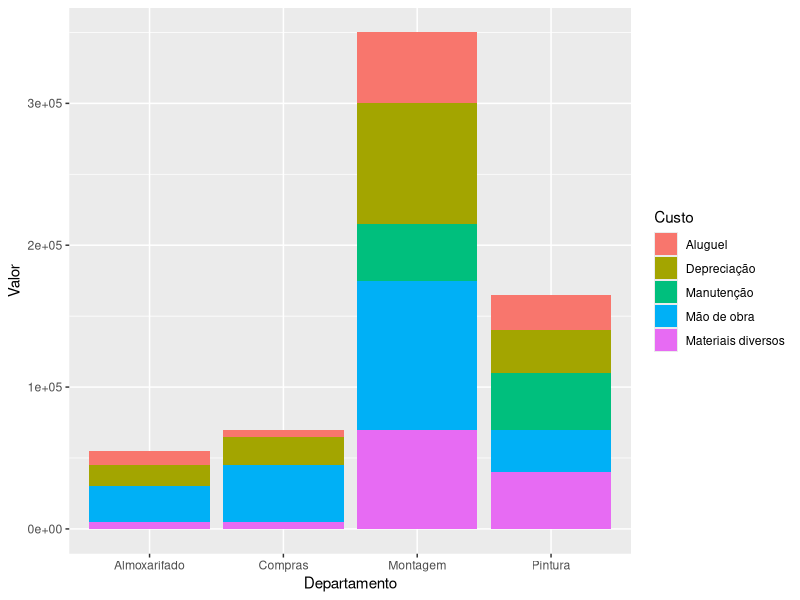
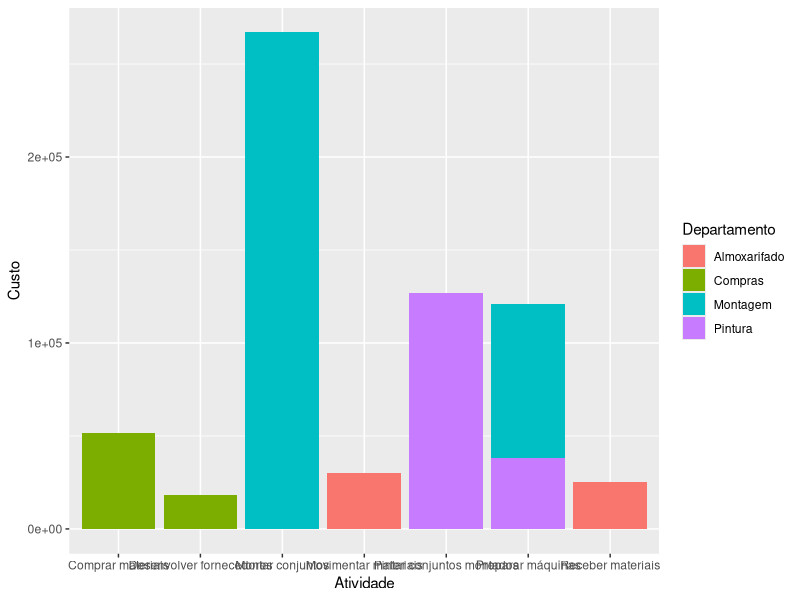
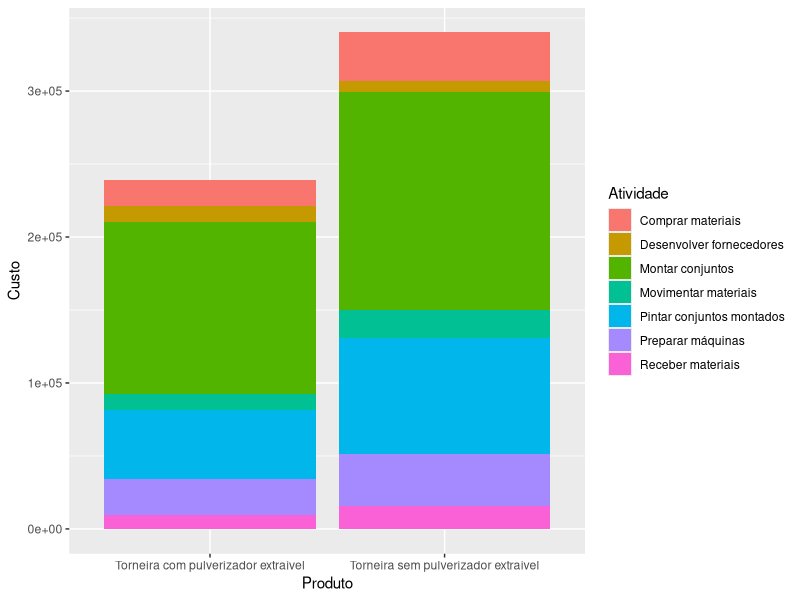
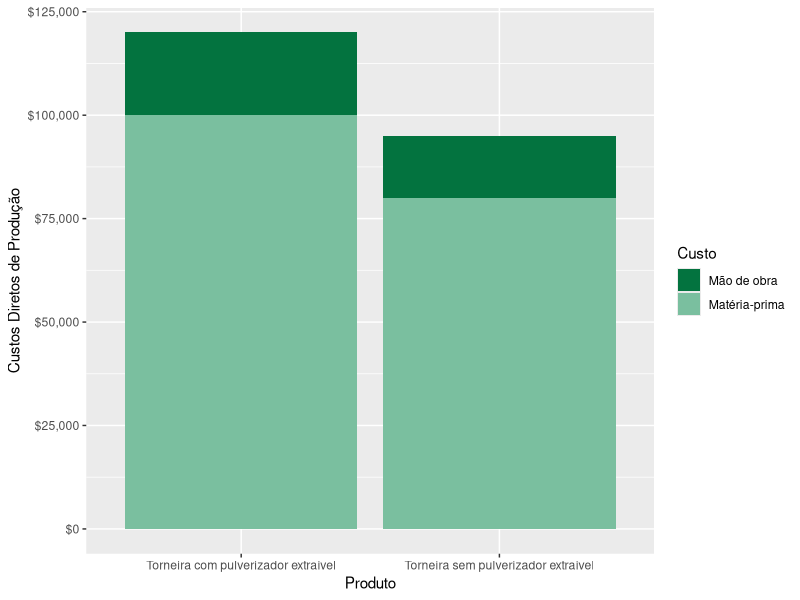

Reproduce these figures in R, in order.
if (!require("tidyverse")) install.packages("tidyverse")

# Carrega Bibliotecas
library(tidyr)
library(dplyr)
library(readr)
library(readxl)
library(stringr)
library(lubridate)
library(clipr)
library(ggplot2)
library(ggthemes)

cbPallete <- c("#03733F", "#7ABF9F", "#027333", "#B0D9C6", "#261616", "#F2F2F2")

scale_fill_manual(values=cbPallete)


custos_diretos <- read_excel("Base de Dados.xlsx", sheet = 1)
custos_departamentos <- read_excel("Base de Dados.xlsx", sheet = 2)
rateio_atividade <- read_excel("Base de Dados.xlsx", sheet = 3)
direcionadores <- read_excel("Base de Dados.xlsx", sheet = 4)

p <- ggplot(custos_diretos, aes(x = Produto, y = Valor, fill = Custo)) + 
  geom_col() +
  scale_fill_manual(values=cbPallete) +
  scale_y_continuous(labels = scales::dollar_format()) +
  ylab("Custos Diretos de Produção")

ggsave(p, filename = "custos_diretos.png")

ggplot(custos_departamentos, aes(x = Departamento, y = Valor, fill = Custo)) + 
  geom_col() 

rateio_atividade <- rateio_atividade %>%
  pivot_longer(
    cols = c("Depreciação",	"Aluguel",	"Mão de obra", "Materiais diversos",	"Manutenção"),
    names_to = "Custo",
    values_to = "Valor"
  )

custos_por_atividade <- rateio_atividade %>%
  left_join(custos_departamentos, by = c("Departamento", "Custo")) %>%
  mutate(
    Valor = Valor.x * Valor.y
  ) %>%
  group_by(Departamento, Atividade, Direcionadores) %>%
  summarize(
    Custo = sum(Valor, na.rm = TRUE)
  )

ggplot(custos_por_atividade, aes(x = Atividade, y = Custo, fill = Departamento)) +
  geom_col()

custo_atividade_produto <- direcionadores %>%
  right_join(custos_por_atividade, by = "Direcionadores") %>%
  group_by(Atividade) %>%
  mutate(Custo = Quantidade / sum(Quantidade) * Custo) %>%
  select(Produto, Atividade, Custo)
  
ggplot(custo_atividade_produto, aes(x = Produto, y = Custo, fill = Atividade)) +
  geom_col()



